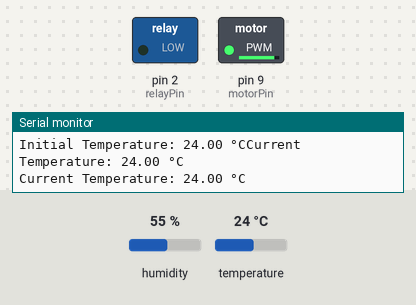
This sketch was run on a simulated Arduino Uno, built with avr-gcc and run on an emulated ATmega328P. Parts: switched loads named in the sketch (green lamp = pin HIGH), the last lines printed to the serial monitor. The inputs (shaded band) are chosen by the test bench; at power-on: temperature 24 °C, humidity 55 %.

Above: at 2.8 s.
2.9 s: temperature set to 27 °C
At 5.0 s:
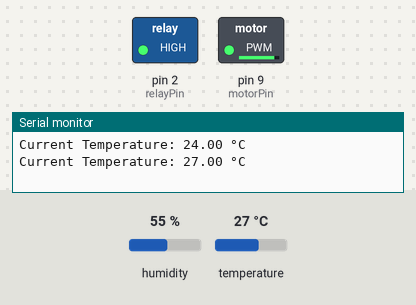
5.6 s: temperature set to 12 °C
At 7.4 s:
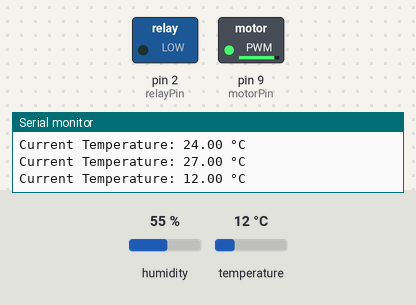
8.3 s: temperature set to 28 °C
At 11.0 s:
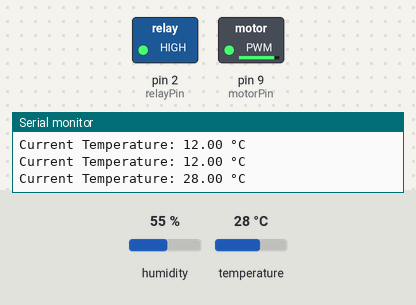
Timing chart, 0 to 12.5 s (numbered marks = the images above; inputs shaded):
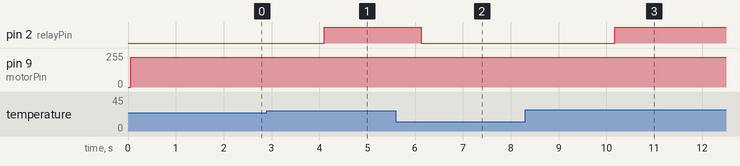

The sketch:

fangler.ino
```cpp
#include <DHT.h>

const int relayPin = 2;
const int motorPin = 9;
const int dhtPin = 3;

DHT dht(dhtPin, DHT11);

float temperature;
float initialTemp;

//int highSpeed = 200; Was not able to find a visible difference in speeds due to the motor
//int lowSpeed = 10;

void setup() {

  Serial.begin(9600);

  pinMode(relayPin, OUTPUT);
  pinMode(motorPin, OUTPUT);

  dht.begin();

  initialTemp = dht.readTemperature();

  Serial.print("Initial Temperature: ");
  Serial.print(initialTemp);
  Serial.println(" °C");

  temperature = dht.readTemperature();

  Serial.print("Initial Temperature: ");
  Serial.print(temperature);
  Serial.print(" °C");
}

void loop() {

  float temperature = dht.readTemperature();

  Serial.print("Current Temperature: ");
  Serial.print(temperature);
  Serial.println(" °C");

  analogWrite(motorPin, 225);

  if (temperature > initialTemp + 1) {
    digitalWrite(relayPin, HIGH);
  } else {
    digitalWrite(relayPin, LOW);
  }


  delay(2000);
}
```

Measured:
- the behaviour switches between 25 and 26 °C on temperature (found by bisection; images 0 and 1)
- after the input at 2.9 s, pin 2 (relayPin): LOW → HIGH after 1.2 s
- after the input at 5.6 s, pin 2 (relayPin): HIGH → LOW after 0.53 s
- after the input at 8.3 s, pin 2 (relayPin): LOW → HIGH after 1.9 s
